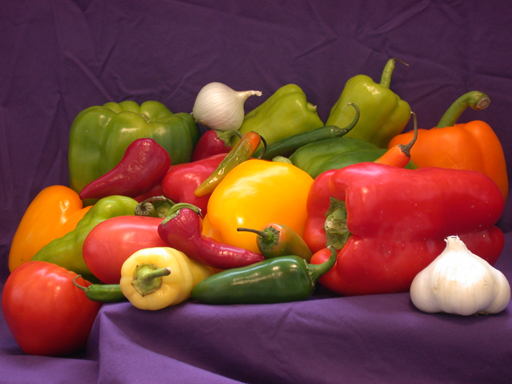
//> input picture opencv_histogram/image_source/sample_image.png, 512 x 384 px
$ ./bgr   (built with g++ and OpenCV 4)
//> lines starting //> are read from the running program, lines starting //| are printed output that depends on the picture
#include <opencv4/opencv2/opencv.hpp>
#include <opencv4/opencv2/highgui/highgui.hpp>
#include <opencv4/opencv2/imgproc/imgproc.hpp>
#include <opencv4/opencv2/imgcodecs/imgcodecs.hpp>
#include <iostream>

using namespace std;
using namespace cv;

int main(int argc, char** argv)
{
Mat src, dst;

String imageName( "/run/media/xafold/Games and Software/Task/utsavp/opencv_histogram/image_source/sample_image.png" );

if (argc > 1)
{
    imageName = argv[1];
}

src = imread( imageName);
//> src is the input picture: 384 rows x 512 cols, CV_8UC3; mean B, G, R 57.6, 66.4, 120.8

if( src.empty() )
{ return -1; }

vector<Mat> bgr_planes;
split( src, bgr_planes );
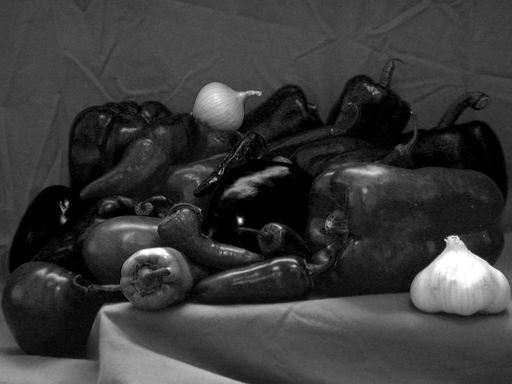
//> bgr_planes[0]: 384 rows x 512 cols, CV_8UC1; min 0, max 255, mean 57.6
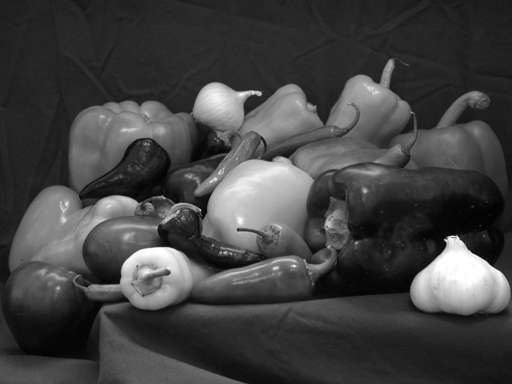
//> bgr_planes[1]: 384 rows x 512 cols, CV_8UC1; min 1, max 255, mean 66.4
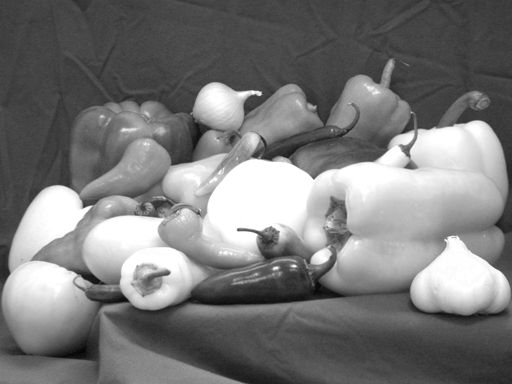
//> bgr_planes[2]: 384 rows x 512 cols, CV_8UC1; min 5, max 255, mean 120.8

int histSize = 256;

float range[] = { 0, 256 } ;
const float* histRange = { range };

bool uniform = true;
bool accumulate = false;

Mat b_hist, g_hist, r_hist;

calcHist( &bgr_planes[0], 1, 0, Mat(), b_hist, 1, &histSize, &histRange, uniform, accumulate );
//> b_hist = 256 values, max 10753 at index 0, min 15 at index 219, mean 768
calcHist( &bgr_planes[1], 1, 0, Mat(), g_hist, 1, &histSize, &histRange, uniform, accumulate );
//> g_hist = 256 values, max 6638 at index 36, min 0 at index 0, mean 768
calcHist( &bgr_planes[2], 1, 0, Mat(), r_hist, 1, &histSize, &histRange, uniform, accumulate );
//> r_hist = 256 values, max 11175 at index 255, min 0 at index 0, mean 768

// Drawing the histograms for B, G and R
int hist_w = 512; int hist_h = 400;
int bin_w = cvRound( (double) hist_w/histSize );

Mat histImage( hist_h, hist_w, CV_8UC3, Scalar( 0,0,0) );

normalize(b_hist, b_hist, 0, histImage.rows, NORM_MINMAX, -1, Mat() );
//> b_hist = 256 values, max 400 at index 0, min 0 at index 219, mean 28.05
normalize(g_hist, g_hist, 0, histImage.rows, NORM_MINMAX, -1, Mat() );
//> g_hist = 256 values, max 400 at index 36, min 0 at index 0, mean 46.28
normalize(r_hist, r_hist, 0, histImage.rows, NORM_MINMAX, -1, Mat() );
//> r_hist = 256 values, max 400 at index 255, min 0 at index 0, mean 27.49

for( int i = 1; i < histSize; i++ )
{
    line( histImage, Point( bin_w*(i-1), hist_h - cvRound(b_hist.at<float>(i-1)) ) ,
                    Point( bin_w*(i), hist_h - cvRound(b_hist.at<float>(i)) ),
                    Scalar( 255, 0, 0), 2, 8, 0  );
    line( histImage, Point( bin_w*(i-1), hist_h - cvRound(g_hist.at<float>(i-1)) ) ,
                    Point( bin_w*(i), hist_h - cvRound(g_hist.at<float>(i)) ),
                    Scalar( 0, 255, 0), 2, 8, 0  );
    line( histImage, Point( bin_w*(i-1), hist_h - cvRound(r_hist.at<float>(i-1)) ) ,
                    Point( bin_w*(i), hist_h - cvRound(r_hist.at<float>(i)) ),
                    Scalar( 0, 0, 255), 2, 8, 0  );
}
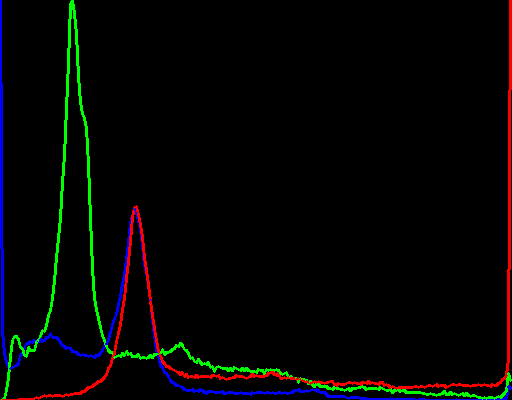
//> histImage: 400 rows x 512 cols, CV_8UC3; mean B, G, R 3.4, 4.7, 4.3

putText(histImage, "Red (R)", Point(10, 30), FONT_HERSHEY_SIMPLEX, 0.5, Scalar(0, 0, 255), 2);
putText(histImage, "Green (G)", Point(10, 50), FONT_HERSHEY_SIMPLEX, 0.5, Scalar(0, 255, 0), 2);
putText(histImage, "Blue (B)", Point(10, 70), FONT_HERSHEY_SIMPLEX, 0.5, Scalar(255, 0, 0), 2);
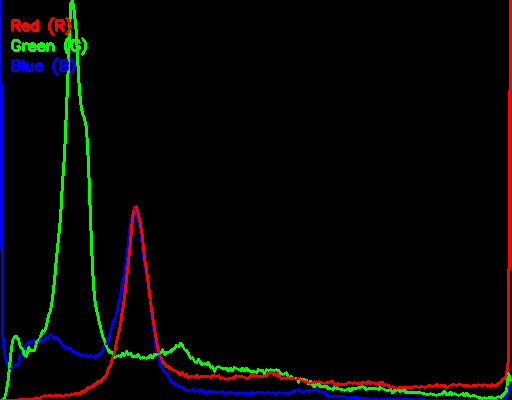
//> histImage: 400 rows x 512 cols, CV_8UC3; mean B, G, R 4, 5.2, 4.8


cv::imwrite("histogram.png", histImage);

cv::Mat combinedImage, combinedImage1;
cv::hconcat(bgr_planes[0], bgr_planes[1], combinedImage);
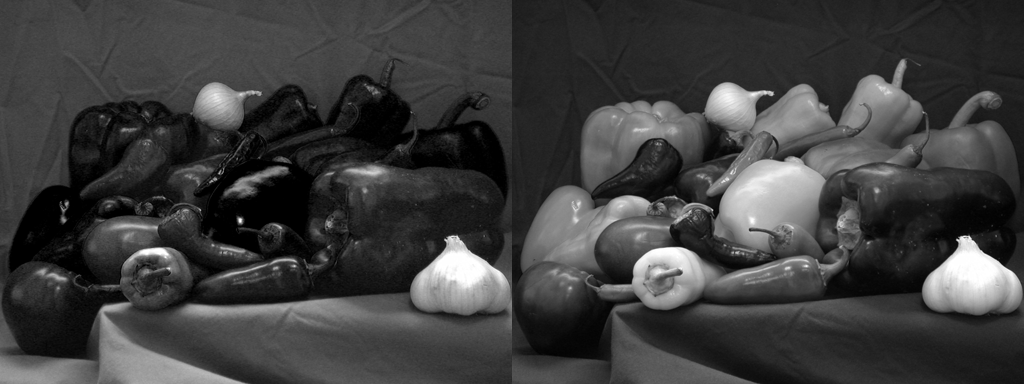
//> combinedImage: 384 rows x 1024 cols, CV_8UC1; min 0, max 255, mean 62

cv::hconcat(combinedImage, bgr_planes[2], combinedImage1);
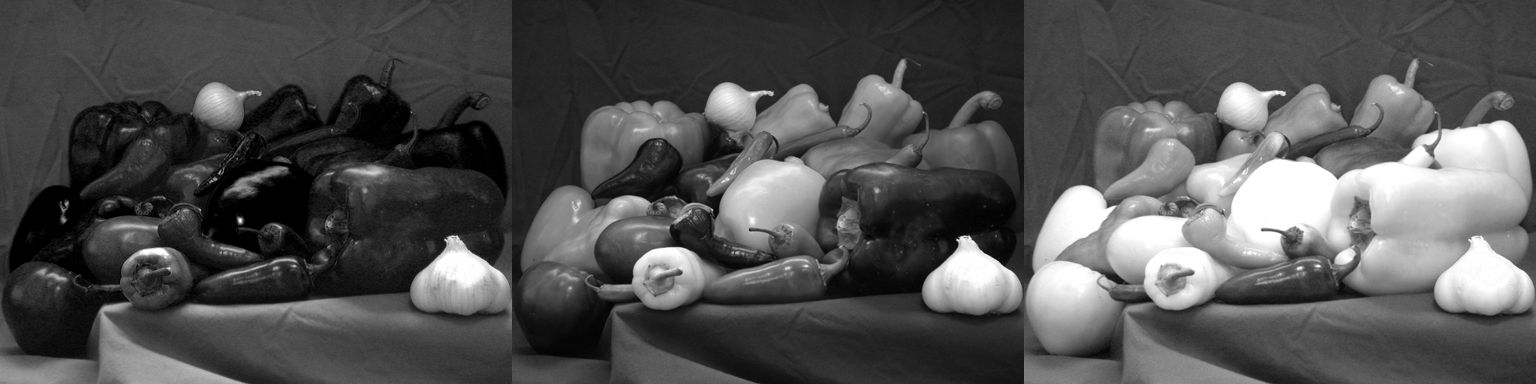
//> combinedImage1: 384 rows x 1536 cols, CV_8UC1; min 0, max 255, mean 81.6
cv::imshow("Combined Images", combinedImage1);

cv::imwrite("Combined_image.png", combinedImage1);
cv::waitKey();
return 0;
}
